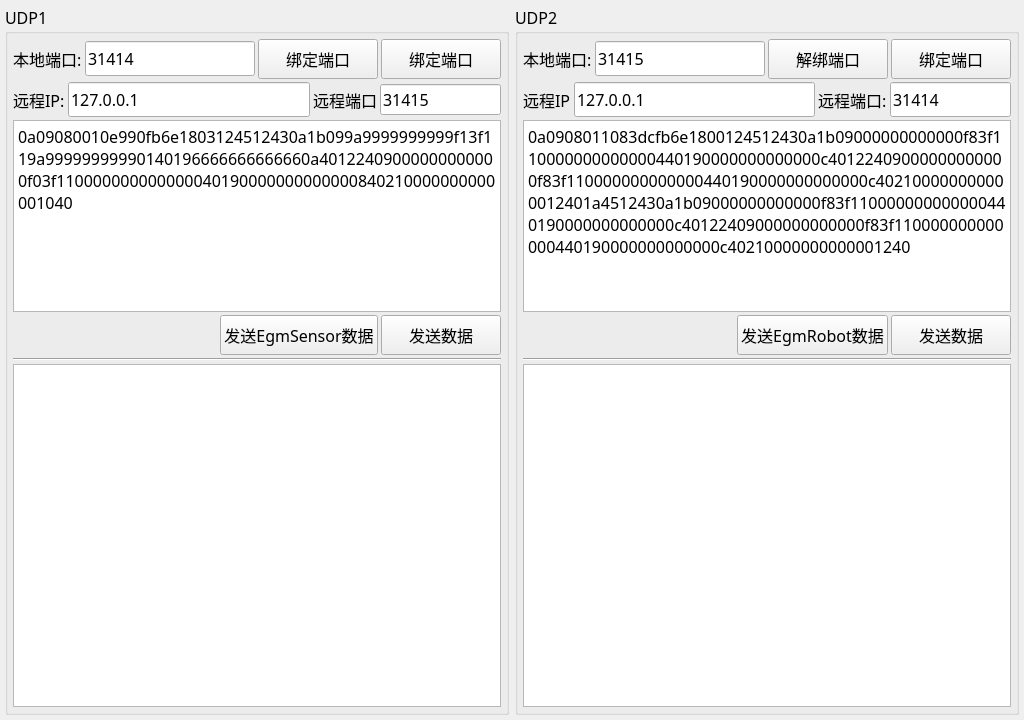
<?xml version="1.0" encoding="UTF-8"?>
<ui version="4.0">
 <class>EgmProtoDemo</class>
 <widget class="QWidget" name="EgmProtoDemo">
  <property name="geometry">
   <rect>
    <x>0</x>
    <y>0</y>
    <width>1024</width>
    <height>720</height>
   </rect>
  </property>
  <property name="font">
   <font>
    <family>黑体</family>
    <pointsize>12</pointsize>
   </font>
  </property>
  <property name="windowTitle">
   <string>EgmProtoDemo</string>
  </property>
  <layout class="QHBoxLayout" name="horizontalLayout" stretch="1,1">
   <property name="leftMargin">
    <number>5</number>
   </property>
   <property name="topMargin">
    <number>5</number>
   </property>
   <property name="rightMargin">
    <number>5</number>
   </property>
   <property name="bottomMargin">
    <number>5</number>
   </property>
   <item>
    <widget class="QGroupBox" name="groupBox">
     <property name="font">
      <font>
       <family>黑体</family>
       <pointsize>12</pointsize>
      </font>
     </property>
     <property name="title">
      <string>UDP1</string>
     </property>
     <layout class="QVBoxLayout" name="verticalLayout_2" stretch="0,0,0,0,0,1">
      <property name="spacing">
       <number>3</number>
      </property>
      <property name="leftMargin">
       <number>5</number>
      </property>
      <property name="topMargin">
       <number>5</number>
      </property>
      <property name="rightMargin">
       <number>5</number>
      </property>
      <property name="bottomMargin">
       <number>5</number>
      </property>
      <item>
       <layout class="QHBoxLayout" name="horizontalLayout_7">
        <item>
         <widget class="QLabel" name="label">
          <property name="text">
           <string>本地端口:</string>
          </property>
         </widget>
        </item>
        <item>
         <widget class="QLineEdit" name="leUdpPort1">
          <property name="minimumSize">
           <size>
            <width>0</width>
            <height>35</height>
           </size>
          </property>
          <property name="text">
           <string>31414</string>
          </property>
         </widget>
        </item>
        <item>
         <widget class="QPushButton" name="btnUdpUnbind1">
          <property name="minimumSize">
           <size>
            <width>120</width>
            <height>40</height>
           </size>
          </property>
          <property name="text">
           <string>绑定端口</string>
          </property>
         </widget>
        </item>
        <item>
         <widget class="QPushButton" name="btnUdpBind1">
          <property name="minimumSize">
           <size>
            <width>120</width>
            <height>40</height>
           </size>
          </property>
          <property name="text">
           <string>绑定端口</string>
          </property>
         </widget>
        </item>
       </layout>
      </item>
      <item>
       <layout class="QHBoxLayout" name="horizontalLayout_8" stretch="0,2,0,1">
        <item>
         <widget class="QLabel" name="label_2">
          <property name="text">
           <string>远程IP:</string>
          </property>
         </widget>
        </item>
        <item>
         <widget class="QLineEdit" name="leRemoteIP1">
          <property name="minimumSize">
           <size>
            <width>0</width>
            <height>35</height>
           </size>
          </property>
          <property name="text">
           <string>127.0.0.1</string>
          </property>
         </widget>
        </item>
        <item>
         <widget class="QLabel" name="label_3">
          <property name="text">
           <string>远程端口</string>
          </property>
         </widget>
        </item>
        <item>
         <widget class="QLineEdit" name="leRemotePort1">
          <property name="text">
           <string>31415</string>
          </property>
         </widget>
        </item>
       </layout>
      </item>
      <item>
       <widget class="QPlainTextEdit" name="UdpSendData1">
        <property name="readOnly">
         <bool>true</bool>
        </property>
        <property name="plainText">
         <string>0a09080010e990fb6e1803124512430a1b099a9999999999f13f119a99999999990140196666666666660a40122409000000000000f03f110000000000000040190000000000000840210000000000001040</string>
        </property>
        <property name="placeholderText">
         <string>发送数据(HEX):</string>
        </property>
       </widget>
      </item>
      <item>
       <layout class="QHBoxLayout" name="horizontalLayout_2">
        <item>
         <spacer name="horizontalSpacer">
          <property name="orientation">
           <enum>Qt::Horizontal</enum>
          </property>
          <property name="sizeHint" stdset="0">
           <size>
            <width>40</width>
            <height>20</height>
           </size>
          </property>
         </spacer>
        </item>
        <item>
         <widget class="QPushButton" name="btnSendUdp1EgmData">
          <property name="minimumSize">
           <size>
            <width>120</width>
            <height>40</height>
           </size>
          </property>
          <property name="text">
           <string>发送EgmSensor数据</string>
          </property>
         </widget>
        </item>
        <item>
         <widget class="QPushButton" name="btnSendUdp1">
          <property name="minimumSize">
           <size>
            <width>120</width>
            <height>40</height>
           </size>
          </property>
          <property name="text">
           <string>发送数据</string>
          </property>
         </widget>
        </item>
       </layout>
      </item>
      <item>
       <widget class="Line" name="line">
        <property name="orientation">
         <enum>Qt::Horizontal</enum>
        </property>
       </widget>
      </item>
      <item>
       <widget class="QPlainTextEdit" name="UdpLog1">
        <property name="readOnly">
         <bool>true</bool>
        </property>
       </widget>
      </item>
     </layout>
    </widget>
   </item>
   <item>
    <widget class="QGroupBox" name="groupBox_2">
     <property name="font">
      <font>
       <family>黑体</family>
       <pointsize>12</pointsize>
      </font>
     </property>
     <property name="title">
      <string>UDP2</string>
     </property>
     <layout class="QVBoxLayout" name="verticalLayout" stretch="0,0,0,0,0,1">
      <property name="spacing">
       <number>3</number>
      </property>
      <property name="leftMargin">
       <number>5</number>
      </property>
      <property name="topMargin">
       <number>5</number>
      </property>
      <property name="rightMargin">
       <number>5</number>
      </property>
      <property name="bottomMargin">
       <number>5</number>
      </property>
      <item>
       <layout class="QHBoxLayout" name="horizontalLayout_4">
        <item>
         <widget class="QLabel" name="label_9">
          <property name="text">
           <string>本地端口:</string>
          </property>
         </widget>
        </item>
        <item>
         <widget class="QLineEdit" name="leUdpPort2">
          <property name="minimumSize">
           <size>
            <width>0</width>
            <height>35</height>
           </size>
          </property>
          <property name="text">
           <string>31415</string>
          </property>
         </widget>
        </item>
        <item>
         <widget class="QPushButton" name="btnUdpUnbind2">
          <property name="minimumSize">
           <size>
            <width>120</width>
            <height>40</height>
           </size>
          </property>
          <property name="text">
           <string>解绑端口</string>
          </property>
         </widget>
        </item>
        <item>
         <widget class="QPushButton" name="btnUdpBind2">
          <property name="minimumSize">
           <size>
            <width>120</width>
            <height>40</height>
           </size>
          </property>
          <property name="text">
           <string>绑定端口</string>
          </property>
         </widget>
        </item>
       </layout>
      </item>
      <item>
       <layout class="QHBoxLayout" name="horizontalLayout_5" stretch="0,2,0,1">
        <item>
         <widget class="QLabel" name="label_7">
          <property name="text">
           <string>远程IP</string>
          </property>
         </widget>
        </item>
        <item>
         <widget class="QLineEdit" name="leRemoteIP2">
          <property name="minimumSize">
           <size>
            <width>0</width>
            <height>35</height>
           </size>
          </property>
          <property name="text">
           <string>127.0.0.1</string>
          </property>
         </widget>
        </item>
        <item>
         <widget class="QLabel" name="label_8">
          <property name="text">
           <string>远程端口:</string>
          </property>
         </widget>
        </item>
        <item>
         <widget class="QLineEdit" name="leRemotePort2">
          <property name="minimumSize">
           <size>
            <width>0</width>
            <height>35</height>
           </size>
          </property>
          <property name="text">
           <string>31414</string>
          </property>
         </widget>
        </item>
       </layout>
      </item>
      <item>
       <widget class="QPlainTextEdit" name="UdpSendData2">
        <property name="readOnly">
         <bool>true</bool>
        </property>
        <property name="plainText">
         <string>0a0908011083dcfb6e1800124512430a1b09000000000000f83f110000000000000440190000000000000c40122409000000000000f83f110000000000000440190000000000000c402100000000000012401a4512430a1b09000000000000f83f110000000000000440190000000000000c40122409000000000000f83f110000000000000440190000000000000c40210000000000001240</string>
        </property>
        <property name="placeholderText">
         <string>发送数据(HEX):</string>
        </property>
       </widget>
      </item>
      <item>
       <layout class="QHBoxLayout" name="horizontalLayout_3">
        <item>
         <spacer name="horizontalSpacer_2">
          <property name="orientation">
           <enum>Qt::Horizontal</enum>
          </property>
          <property name="sizeHint" stdset="0">
           <size>
            <width>40</width>
            <height>20</height>
           </size>
          </property>
         </spacer>
        </item>
        <item>
         <widget class="QPushButton" name="btnSendUdp2EgmData">
          <property name="minimumSize">
           <size>
            <width>120</width>
            <height>40</height>
           </size>
          </property>
          <property name="text">
           <string>发送EgmRobot数据</string>
          </property>
         </widget>
        </item>
        <item>
         <widget class="QPushButton" name="btnSendUdp2">
          <property name="minimumSize">
           <size>
            <width>120</width>
            <height>40</height>
           </size>
          </property>
          <property name="text">
           <string>发送数据</string>
          </property>
         </widget>
        </item>
       </layout>
      </item>
      <item>
       <widget class="Line" name="line_3">
        <property name="orientation">
         <enum>Qt::Horizontal</enum>
        </property>
       </widget>
      </item>
      <item>
       <widget class="QPlainTextEdit" name="UdpLog2">
        <property name="readOnly">
         <bool>true</bool>
        </property>
       </widget>
      </item>
     </layout>
    </widget>
   </item>
  </layout>
 </widget>
 <resources/>
 <connections/>
</ui>
